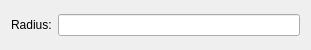
<?xml version="1.0" encoding="UTF-8"?>
<ui version="4.0">
 <class>Circle2TR</class>
 <widget class="QWidget" name="Circle2TR">
  <property name="geometry">
   <rect>
    <x>0</x>
    <y>0</y>
    <width>311</width>
    <height>50</height>
   </rect>
  </property>
  <layout class="QHBoxLayout">
   <item>
    <widget class="QLabel" name="label_2">
     <property name="text">
      <string>Radius:</string>
     </property>
    </widget>
   </item>
   <item>
    <widget class="RMathLineEdit" name="Radius">
     <property name="angle" stdset="0">
      <bool>false</bool>
     </property>
     <property name="defaultUnit" stdset="0">
      <number>0</number>
     </property>
    </widget>
   </item>
  </layout>
 </widget>
 <customwidgets>
  <customwidget>
   <class>RMathLineEdit</class>
   <extends>QLineEdit</extends>
   <header>RMathLineEdit.h</header>
  </customwidget>
 </customwidgets>
 <resources/>
 <connections/>
</ui>
